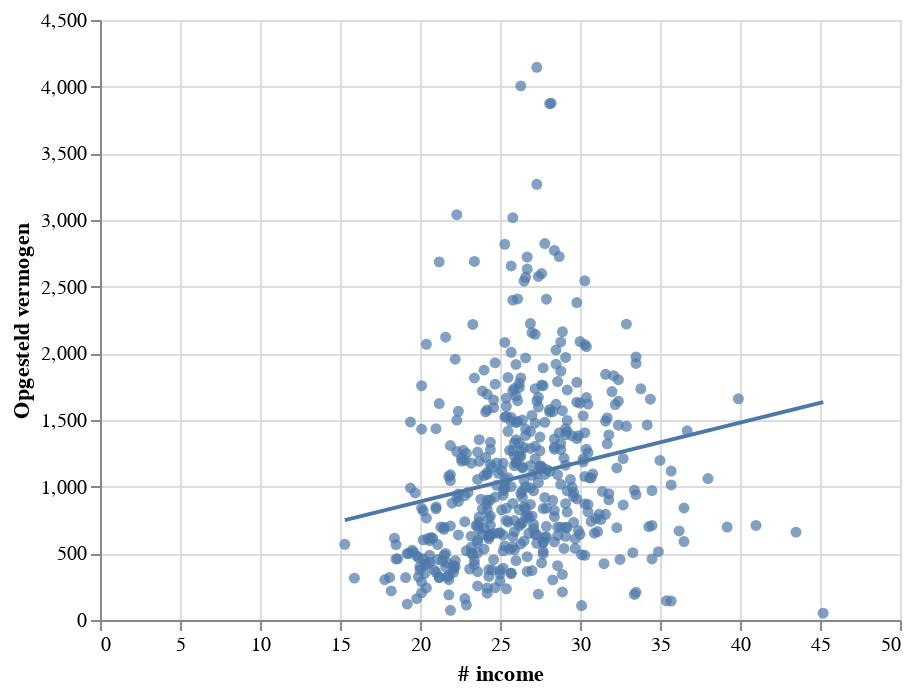

Source (notebook cell):
### Markdown cell above
Plot the fit with income

### Code cell
alt.renderers.enable('mimetype')

base = alt.Chart(train_set).mark_circle().encode(
    alt.X('GemiddeldInkomenPerInwoner_72',
     title='# income'),
       alt.Y(opgesteld_vermogen,
     title='Opgesteld vermogen')
)

linear_fit = [
    base.transform_regression(
        "GemiddeldInkomenPerInwoner_72", opgesteld_vermogen, method="linear"
    )
    .mark_line()   
]

alt.layer(base, *linear_fit)

### Figure 1 — Vega-Lite specification as saved in the notebook (floating-point values rounded to 4 significant figures; data arrays with more than 128 entries replaced by an {"elided": "..."} marker saying what was removed)
{"$schema": "https://vega.github.io/schema/vega-lite/v4.8.1.json", "config": {"view": {"continuousHeight": 300, "continuousWidth": 400}}, "data": {"name": "data-da2a22633cec777720f0c8c778602576"}, "datasets": {"data-da2a22633cec777720f0c8c778602576": {"elided": "477 records"}}, "layer": [{"encoding": {"x": {"field": "GemiddeldInkomenPerInwoner_72", "title": "# income", "type": "quantitative"}, "y": {"field": "Opgesteld vermogen", "title": "Opgesteld vermogen", "type": "quantitative"}}, "mark": "circle"}, {"encoding": {"x": {"field": "GemiddeldInkomenPerInwoner_72", "title": "# income", "type": "quantitative"}, "y": {"field": "Opgesteld vermogen", "title": "Opgesteld vermogen", "type": "quantitative"}}, "mark": "line", "transform": [{"method": "linear", "on": "GemiddeldInkomenPerInwoner_72", "regression": "Opgesteld vermogen"}]}]}
